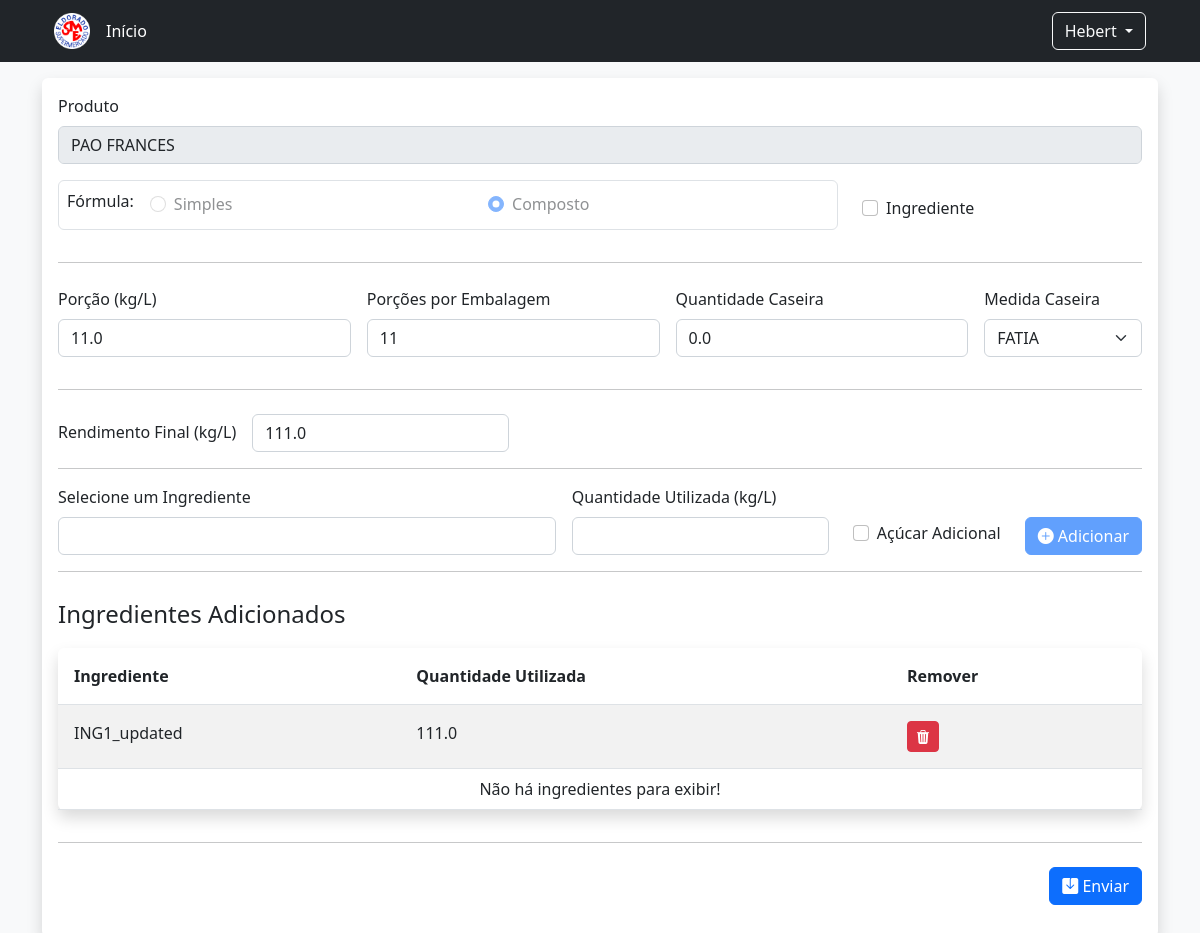
/cadastro/edita_item/15, run on the app's committed database.
### cadastros/models.py (models this page shows, shortened)
class Item(models.Model):
    descricao = models.CharField('Descrição', max_length=150, unique=True)
    ingrediente = models.BooleanField('Ingrediente', default=False)
    composto = models.BooleanField('Composto', default=False)

class Nutricional(models.Model):
    item = models.OneToOneField(Item, on_delete=models.CASCADE)
    quantidade_porcao = models.FloatField('Porção', default=0.0)
    quantidade_embalagem = models.IntegerField('Quantidade por Embalagem', default=1)
    quantidade_medida_caseira = models.FloatField('Quantidade da Medida Caseira', default=0.0)
    medida_caseira = models.ForeignKey(MedidaCaseira, on_delete=models.PROTECT)
    valor_energetico = models.FloatField('Valor Energético', default=0.0)
    carboidrato = models.FloatField('Carboidratos', default=0.0)
    acucar_total = models.FloatField('Açúcares Totais', default=0.0)
    acucar_adicionado = models.FloatField('Açúcares Adicionados', default=0.0)
    proteina = models.FloatField('Proteinas', default=0.0)
    gordura_total = models.FloatField('Gorduras Totais', default=0.0)
    gordura_saturada = models.FloatField('Gorduras Saturadas', default=0.0)
    gordura_trans = models.FloatField('Gorduras Trans', default=0.0)
    fibra_alimentar = models.FloatField('Fibra Alimentar', default=0.0)
    sodio = models.FloatField('Sódio', default=0.0)
    alto_acucar = models.BooleanField('Alto Açúcar Adicionado', default=False)
    alto_gordura = models.BooleanField('Alto Gordura Saturada', default=False)
    alto_sodio = models.BooleanField('Alto Sódio', default=False)

class MedidaCaseira(models.Model):
    descricao = models.CharField('Descrição', max_length=100, unique=True)

class RendimentoItem(models.Model):
    item = models.OneToOneField(Item, on_delete=models.CASCADE)
    quantidade_rendimento = models.FloatField('Quantidade da Medida Caseira', default=0.0)

class ComposicaoItem(models.Model):
    produto_final = models.ForeignKey(Item, on_delete=models.CASCADE, related_name="composicao_prod_final")
    ingrediente = models.ForeignKey(Item, on_delete=models.PROTECT, related_name="composicao_ingrediente")
    quantidade_ingrediente = models.FloatField('Quantidade do Ingrediente', default=0.0)
    acucar_adicional = models.BooleanField('Açúcar Adicional', default=False)

### cadastros/views.py (the view)
# urls.py: path('edita_item/<int:id_item>', views.edita_item, name='edita_item'),
def edita_item(request, id_item):
    if request.method == 'POST':
        try:
            data_post : json = json.loads(request.body.decode("utf-8"))
            composto : bool = data_post['composto']
        except:
            composto  : str = request.POST.get('radioFormula')
            composto : bool = true_or_false(composto)
        if not composto:
            ...
    else:
        try:
            item = Item.objects.get(id=id_item)
        except Exception as e:
            messages.add_message(request, constants.ERROR, 'Item não encontrado!')
            return redirect('lista_item')
        ingredientes : Type[Item] = Item.objects.filter(ingrediente=True).order_by('descricao')
        medidas_caseiras : Type[MedidaCaseira] = MedidaCaseira.objects.all().order_by('descricao')
        context : dict[str] = {
            'item' : item,
            'ingredientes': ingredientes,
            'medidas_caseiras' : medidas_caseiras,
            'item_ingredientes' : ComposicaoItem.objects.filter(produto_final=item),
        }
        return render(request, 'edita_item.html', context)

### cadastros/templates/edita_item.html (shortened to what this page needs)
{% extends "base.html" %}
{% load static %}
{% block body %}
    <form action="{% url 'edita_item' item.id %}" method="post" id="formItem" name="formItem" class="d-flex flex-column">{% csrf_token %}
        <div class="d-flex flex-row flex-wrap align-items-end mb-3 gap-3">
            <div class="d-flex flex-column flex-fill">
                <label class="form-label" for="produto">Produto</label>
                <input type="text" class="form-control" name="produto" id="produto" value="{{ item.descricao }}" disabled requred>
            </div>
        </div>
        <div class="d-flex flex-row flex-wrap align-items-end mb-3 gap-3">
            <div class="d-flex align-items-center gap-3 border rounded p-2" style="flex-grow: 3;">
                <p class="form-label">Fórmula: </p>
                <div class="form-check flex-fill">
                    <input class="form-check-input" type="radio" name="radioFormula" id="radioSimples" value="False" disabled
                    {% if not item.composto %}checked{% endif %}>
                    <label class="form-check-label" for="radioSimples">
                        Simples
                    </label>
                </div>
                <div class="form-check flex-fill">
                    <input class="form-check-input" type="radio" name="radioFormula" id="radioComposto" value="True" disabled
                    {% if item.composto %}checked{% endif %}>
                    <label class="form-check-label" for="radioComposto">
                        Composto
                    </label>
                </div>
            </div>
            <div class="d-flex align-items-center gap-2 p-2" style="flex-grow: 1;">
                <div class="form-check">
                <input class="form-check-input" type="checkbox" value="True" name="ingrediente" id="ingrediente" {% if item.ingrediente %}checked{% endif %}>
                <label class="form-check-label" for="ingrediente">
                    Ingrediente
                </label>
                </div>
            </div>
        </div>
        <hr class="mb-4">
        <div class="d-flex flex-row  flex-wrap align-items-end mb-3 gap-3">
            <div class="d-flex flex-column flex-fill">
                <label class="form-label" for="quantidadePorcao">
                    Porção (kg/L)
                </label>
                <input type="number" class="form-control" name="quantidadePorcao" id="quantidadePorcao" min="0.01" step="0.01" required value="{{ item.nutricional.quantidade_porcao | escape | default:"0" }}">
            </div>
            <div class="d-flex flex-column flex-fill">
                <label class="form-label" for="quantidadeEmbalagem">
                    Porções por Embalagem
                </label>
                <input type="number" class="form-control" name="quantidadeEmbalagem" id="quantidadeEmbalagem" min="0" step="1" required
                value="{{ item.nutricional.quantidade_embalagem | escape | default:"0" }}">
            </div>
            <div class="d-flex flex-column flex-fill">
                <label class="form-label" for="quantidadeCaseira">
                    Quantidade Caseira
                </label>
                <input type="number" class="form-control" name="quantidadeCaseira" id="quantidadeCaseira" min="0" step="0.01" required
                value="{{ item.nutricional.quantidade_medida_caseira | escape | default:"0" }}">
            </div>
            <div class="d-flex flex-column flex-fill">
                <label class="form-label" for="medidaCaseira">
                    Medida Caseira
                </label>
                <select class="form-select" name="medidaCaseira" id="medidaCaseira" required>
                    {% for mc in medidas_caseiras %}
                        <option value="{{ mc.id }}"
                        {% if item.nutricional.medida_caseira.id == mc.id %}
                            selected
                        {% endif %}>
                            {{ mc.descricao }}
                        </option>
                    {% endfor %}
                </select>
            </div>
        </div>
        <hr class="mb-4">
        {% if not item.composto %}
        <section id="sectionSimples" name="sectionSimples">
            <div class="d-flex flex-row flex-wrap align-items-end mb-3 gap-3">
                <div class="d-flex flex-column flex-fill">
                    <label class="form-label" for="valorEnergetico">
                        Valor Energetico (kcal)
                    </label>
                    <input type="number" class="form-control" name="valorEnergetico" id="valorEnergetico" min="0" step="0.01" required
                    value="{{ item.nutricional.valor_energetico | escape | default:"0" }}">
                </div>
                <div class="d-flex flex-column flex-fill">
                    <label class="form-label" for="carboidrato">
                        Carboidrato (g)
                    </label>
                    <input type="number" class="form-control" name="carboidrato" id="carboidrato" min="0" step="0.01"value="{{ item.nutricional.carboidrato | escape | default:"0" }}">
                </div>
                <div class="d-flex flex-column flex-fill">
                    <label class="form-label" for="acucarTotal">
                        Açúcar Total (g)
                    </label>
                    <input type="number" class="form-control" name="acucarTotal" id="acucarTotal" min="0" step="0.01" required
                    value="{{ item.nutricional.acucar_total | escape | default:"0" }}">
                </div>
                <div class="d-flex flex-column flex-fill">
                    <label class="form-label" for="acucarAdicionado">
                        Açúcar Adicionado (g)
                    </label>
                    <input type="number" class="form-control" name="acucarAdicionado" id="acucarAdicionado" min="0" step="0.01" required
                    value="{{ item.nutricional.acucar_adicionado | escape | default:"0" }}">
                </div>
                <div class="d-flex flex-column flex-fill">
                    <label class="form-label" for="proteina">
                        Proteina (g)
                    </label>
                    <input type="number" class="form-control" name="proteina" id="proteina" min="0" step="0.01" required
                    value="{{ item.nutricional.proteina | escape | default:"0" }}">
                </div>
            </div>
            <div class="d-flex flex-row flex-wrap align-items-end mb-3 gap-3">
                <div class="d-flex flex-column flex-fill">
                    <label class="form-label" for="gorduraTotal">
                        Gordura Total (g)
                    </label>
                    <input type="number" class="form-control" name="gorduraTotal" id="gorduraTotal" min="0" step="0.01" required
                    value="{{ item.nutricional.gordura_total | escape | default:"0" }}">
                </div>
                <div class="d-flex flex-column flex-fill">
                    <label class="form-label" for="gorduraSaturada">
                        Gordura Saturada (g)
                    </label>
                    <input type="number" class="form-control" name="gorduraSaturada" id="gorduraSaturada" min="0" step="0.01" required
                    value="{{ item.nutricional.gordura_saturada | escape | default:"0" }}">
                </div>
                <div class="d-flex flex-column flex-fill">
                    <label class="form-label" for="gorduraTrans">
                        Gordura Trans (g)
                    </label>
                    <input type="number" class="form-control" name="gorduraTrans" id="gorduraTrans" min="0" step="0.01" required
                    value="{{ item.nutricional.gordura_trans | escape | default:"0" }}">
                </div>
                <div class="d-flex flex-column flex-fill">
                    <label class="form-label" for="fibraAlimentar">
                        Fibra Alimentar (g)
                    </label>
                    <input type="number" class="form-control" name="fibraAlimentar" id="fibraAlimentar" min="0" step="0.01" required
                    value="{{ item.nutricional.fibra_alimentar | escape | default:"0" }}">
                </div>
                <div class="d-flex flex-column flex-fill">
                    <label class="form-label" for="sodio">
                        Sódio (mg)
                    </label>
                    <input type="number" class="form-control" name="sodio" id="sodio" min="0" step="0.01" required
                    value="{{ item.nutricional.sodio | escape | default:"0" }}">
                </div>
            </div>
        </section>
        {% else %}
        <section id="sectionComposto" name="sectionComposto">
            <div class="d-flex flex-row  flex-wrap align-items-end mb-3 gap-3">
                <div class="d-flex">
                    <label class="form-label" for="rendimento">
                        Rendimento Final (kg/L)
                    </label>
                </div>
                <div class="d-flex">
                    <input type="number" class="form-control" name="rendimento" id="rendimento" min="0.01" step="0.01" required
                    value="{{ item.rendimentoitem.quantidade_rendimento | escape | default:"0" }}">
                </div>
            </div>
            <hr class="mb-3">
            <div class="d-flex flex-row  flex-wrap align-items-end mb-3 gap-3">
                <div class="d-flex flex-column flex-fill">
                    <label class="form-label" for="selIngrediente">
                        Selecione um Ingrediente
                    </label>
                    <input list="ingredientes" class="form-control" name="selIngrediente" id="selIngrediente">
                </div>
                <div class="d-flex flex-column">
                    <label class="form-label" for="quantidadeIngrediente">
                        Quantidade Utilizada (kg/L)
                    </label>
                    <input type="number" class="form-control" name="quantidadeIngrediente" id="quantidadeIngrediente" min="0" step="0.01">
                </div>
                <div class="d-flex align-items-center gap-2 p-2">
                    <div class="form-check">
                        <input class="form-check-input" type="checkbox" value="True" name="acucarAdicional" id="acucarAdicional">
                        <label class="form-check-label" for="acucarAdicional">
                            Açúcar Adicional
                        </label>
                    </div>
                </div>
                <div class="d-flex flex-column">
                    <button type="button" class="btn btn-primary" id="adicionarItem" name="adicionarItem" disabled>
                        <i class="bi bi-plus-circle-fill"></i>
                        Adicionar
                    </button>
                </div>
            </div>
            <hr class="mb-4">
            <p class="fs-4 mb-3">Ingredientes Adicionados</p>
            <table class="table table-striped table-hover rounded shadow">
                <thead>
                  <tr>
                    <th scope="col" class="p-3">Ingrediente</th>
                    <th scope="col" class="p-3">Quantidade Utilizada</th>
                    <th scope="col" class="p-3">Remover</th>
                  </tr>
                </thead>
                <tbody id="tBody">
                    {% for i in item_ingredientes %}
                        <tr>
                            <td class="p-3">
                                {{ i.ingrediente.descricao }}
                            </td>
                            <td class="p-3">
                                {{ i.quantidade_ingrediente | escape | default:"0" }}
                            </td>
                            <td class="p-3">
                                <button class="btn btn-danger btn-sm" type="button">
                                    <i class="bi bi-trash3-fill"></i>
                                </button>
                            </td>
                        </tr>
                    {% endfor %}
                    <tr id="rowVazio">
                        <td class="text-center" colspan="3">Não há ingredientes para exibir!</td>
                    </tr>
                </tbody>
            </table>
        </section>
        {% endif %}
        <hr class="mb-4" id="sepFinalSection">
        <div class="d-flex flex-row flex-wrap align-items-end mb-3 gap-3">
            <button type="submit" class="btn btn-primary ms-auto" id="enviar" name="enviar">
                <i class="bi bi-save-fill"></i>
                Enviar
            </button>
        </div>
    </form>
{% endblock %}

### data on the page
Item: produto "PAO FRANCES", composto "☐ Simples", composto "☑ Composto", quantidadePorcao "11.0", quantidadeEmbalagem "11", quantidadeCaseira "0.0", medidaCaseira "FATIA", rendimento "111.0"
ComposicaoItem: ingrediente.descricao "ING1_updated", quantidade_ingrediente "111.0"
